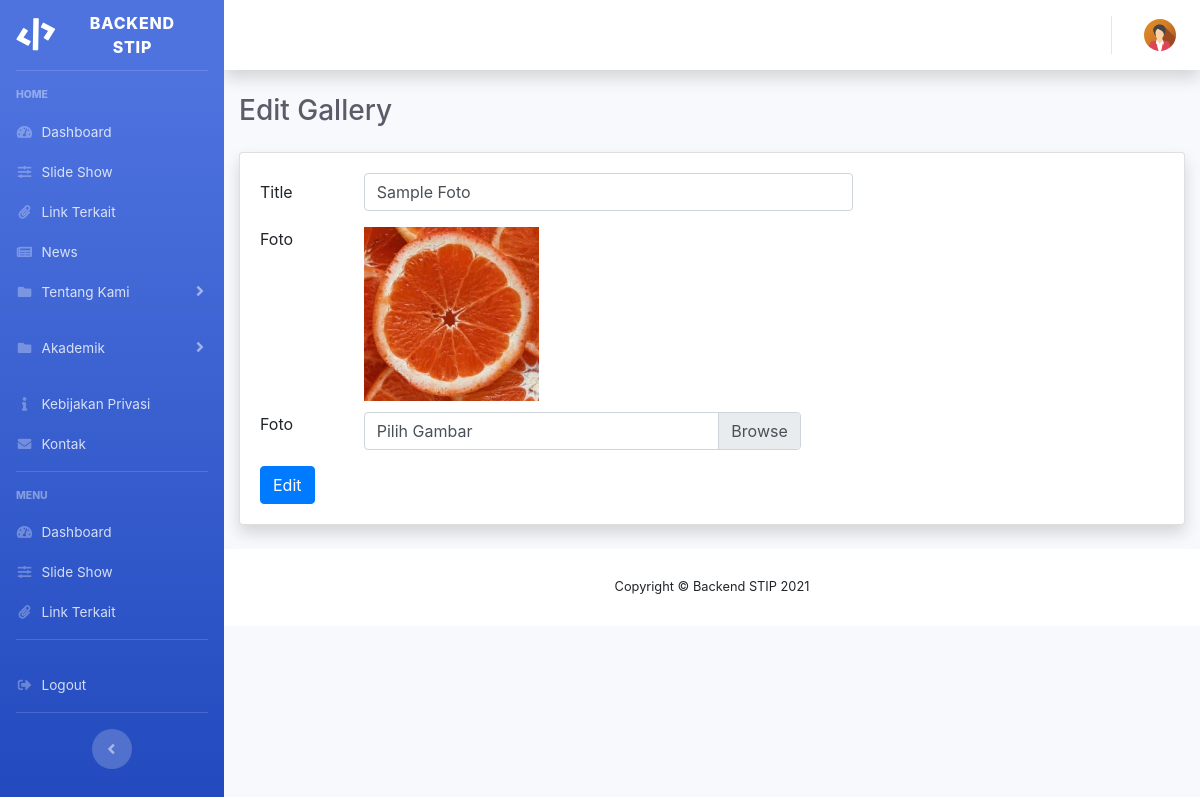
The page /admin/edit_gallery/1 on the database its author committed.
### tables this page shows
CREATE TABLE `gallery` (
  `id` int(11) NOT NULL,
  `title` varchar(255) NOT NULL,
  `foto` varchar(255) NOT NULL
);

### application/controllers/Admin.php (called while the page is built, shortened)
<?php
class Admin extends CI_Controller
{
    public function __construct()
    {
        $this->load->helper(array('form', 'url', 'file'));
        $this->load->model('admin_model');
    }
    public function edit_gallery()
    {
        $data['title'] = 'Edit Gallery';
        $id = $this->uri->segment(3);
        $this->load->model('Admin_model','gallery');
		$data['gallery'] = $this->gallery->select_gallery($id);
        $this->load->view('admin/themes/header');
        $this->load->view('admin/gallery/edit',$data);
        $this->load->view('admin/themes/footer');
    }
}

### index.php (called while the page is built, shortened)
<?php
require_once BASEPATH.'core/CodeIgniter.php';

### application/models/Admin_model.php (called while the page is built, shortened)
<?php
class Admin_model extends CI_Model {
public function select_gallery($id)
{
	$sql = $this->db->query("select * from gallery where id = '".$id."'");
	$data = $sql->result_array();
	return $data;
}
} ?>

### application/views/admin/gallery/edit.php (the view, shortened to what this page needs)
<div class="container-fluid">
            <h5 class="h3 mb-4 text-gray-800"><?= $title;?></h5>
            <div class="card shadow mb-4">
                <div class="card-body">
                <div class="row">
                <div class="col-lg-8">
                    <?=form_open_multipart('admin/proses_edit_gallery', 'id="edit_gallery"') ?>
                        <div class="form-group row">
                            <label for="url" class="col-sm-2 col-form-label">Title</label>
                            <div class="col-sm-10">
                                <input type="text" class="form-control" id="title" name="title" value="<?= $gallery[0]['title'];?>">
                            </div>
                        </div>
                        <div class="form-group row">
                        <div class="col-sm-2">
                            Foto
                        </div>
                        <div class="col-sm-9">
                            <div class="custom-file">
                                <img src="<?= $gallery[0]['foto']?>" width="40%">
                            </div>
                        </div>
                        </div>
                        <br>
                        <br>
                        <br>
                        <div class="form-group row">
                        <div class="col-sm-2">
                            Foto
                        </div>
                        <div class="col-sm-9">
                            <div class="custom-file">
                                <label class="custom-file-label" for="foto">Pilih Gambar</label>
                            </div>
                        </div>
                        </div>
                        <div class="from-group">
                            <button type="submit" class="btn btn-primary">Edit</button>
                        </div>
                    </form>
                </div>
            </div>
                </div>
            </div>
        </div>

### rows shown on the page
gallery: title "Sample Foto", foto (picture)

### other values the page prints
$this->config->item('applicationName') "BACKEND STIP"
$title "Edit Gallery"
$this->config->item('applicationName') "Backend STIP"
